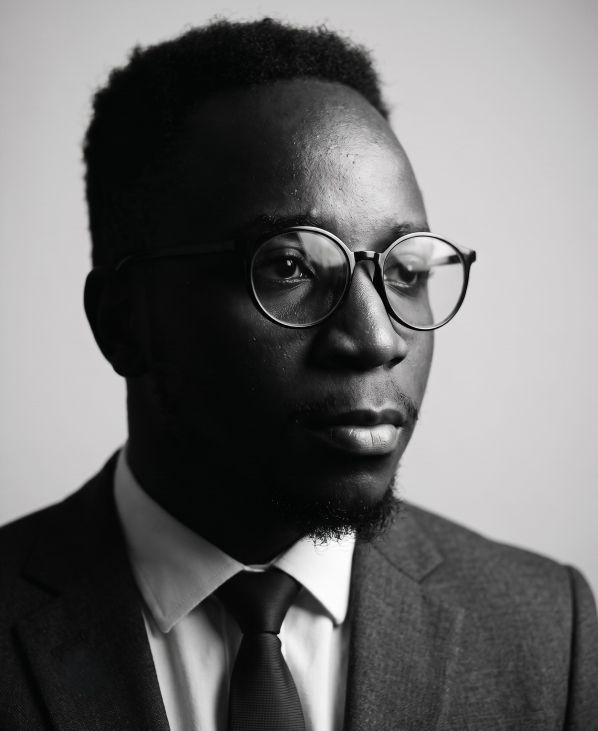
#> input picture moses.jpg, 1792 x 2192 px (shown at 1/3 size)
$ python create_og_image.py
#> lines starting #> are read from the running program, lines starting #| are printed output that depends on the picture
from PIL import Image, ImageDraw, ImageFont, ImageFilter
import os

# Create canvas 1200x627
width, height = 1200, 627
canvas = Image.new('RGB', (width, height), color='#0D1B3E')
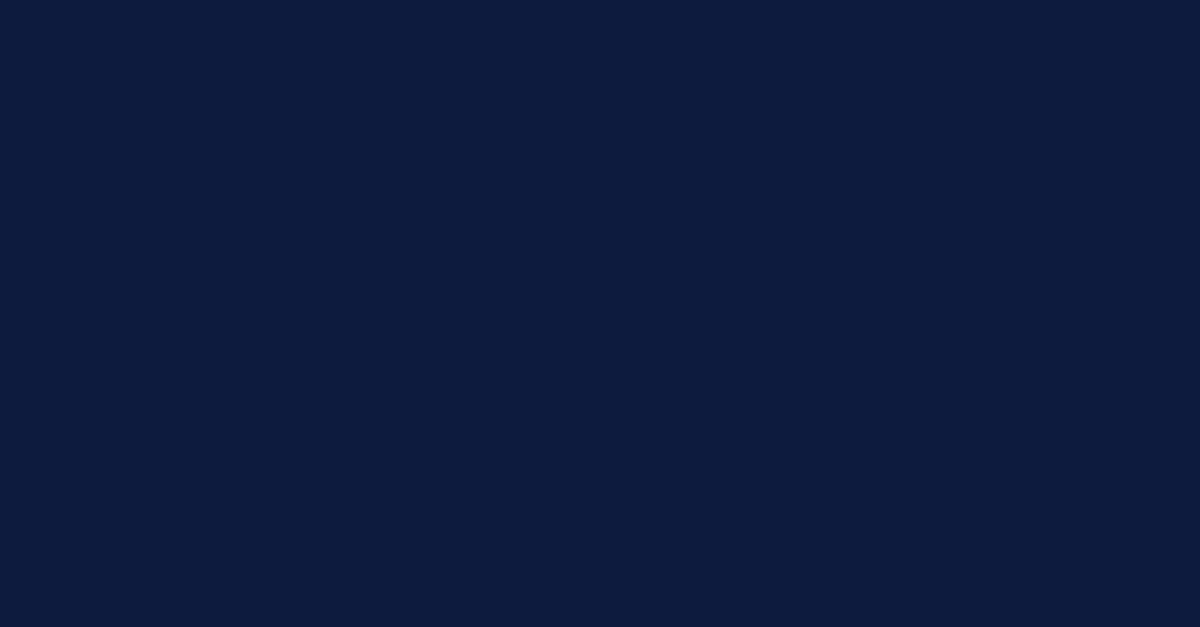
#> canvas: PIL image 1200x627 RGB; mean R, G, B 13, 27, 62
draw = ImageDraw.Draw(canvas)

# Create sleek dark navy / maroon gradient background
for y in range(height):
    # Interpolate from deep navy (#0D1B3E) to maroon dark (#4A0F1C)
    r = int(13 + (74 - 13) * (y / height))
    g = int(27 + (15 - 27) * (y / height))
    b = int(62 + (28 - 62) * (y / height))
    draw.line([(0, y), (width, y)], fill=(r, g, b))

# Draw decorative tech subtle grid & glowing accent line
accent_color = (184, 134, 11) # Gold
draw.line([(0, 620), (width, 620)], fill=accent_color, width=7)
draw.line([(0, 0), (width, 0)], fill=(107, 26, 42), width=7)

# Draw subtle glow circle on background
glow = Image.new('RGBA', (width, height), (0,0,0,0))
#> glow: PIL image 1200x627 RGBA; every value is 0
glow_draw = ImageDraw.Draw(glow)
glow_draw.ellipse([700, 50, 1150, 500], fill=(107, 26, 42, 60))
glow_draw.ellipse([800, 100, 1050, 450], fill=(184, 134, 11, 40))
glow = glow.filter(ImageFilter.GaussianBlur(30))
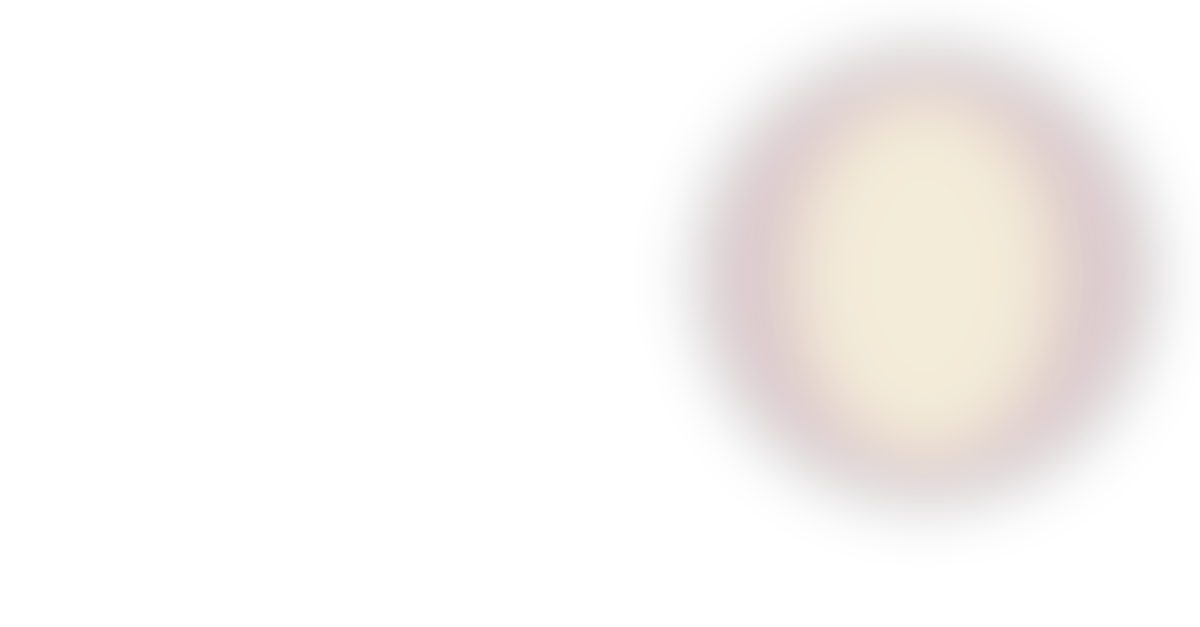
#> glow: PIL image 1200x627 RGBA; mean R, G, B, A 29.8, 15.4, 6, 10.9; transparent parts drawn white
canvas.paste(glow, (0, 0), glow)

# Load user photo moses.jpg
photo_path = 'moses.jpg'
if os.path.exists(photo_path):
    user_img = Image.open(photo_path).convert('RGBA')

    # Make circular portrait badge (380x380)
    badge_size = 380
    user_img_square = Image.new('RGBA', (badge_size, badge_size), (0, 0, 0, 0))
#> user_img_square: PIL image 380x380 RGBA; every value is 0

    # Crop center square of user_img
    min_dim = min(user_img.size)
#> min_dim = 1792
    left = (user_img.width - min_dim) // 2
#> left = 0
    top = (user_img.height - min_dim) // 2
#> top = 200
    cropped = user_img.crop((left, top, left + min_dim, top + min_dim)).resize((badge_size, badge_size), Image.Resampling.LANCZOS)

    # Create circular mask
    mask = Image.new('L', (badge_size, badge_size), 0)
#> mask: PIL image 380x380 L; every value is 0
    mask_draw = ImageDraw.Draw(mask)
    mask_draw.ellipse((0, 0, badge_size, badge_size), fill=255)

    # Paste user image with mask
    portrait = Image.new('RGBA', (badge_size, badge_size), (0, 0, 0, 0))
    portrait.paste(cropped, (0, 0), mask)
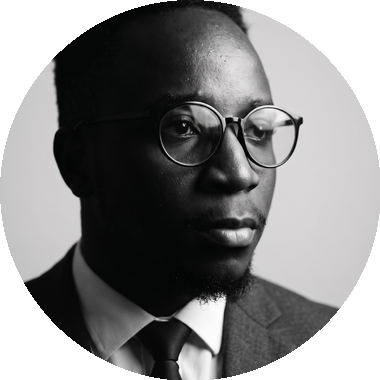
#> portrait: PIL image 380x380 RGBA; mean R, G, B, A 81.2, 81, 81.1, 201.1; transparent parts drawn white

    # Create border ring
    ring_size = badge_size + 16
    ring = Image.new('RGBA', (ring_size, ring_size), (0, 0, 0, 0))
#> ring: PIL image 396x396 RGBA; every value is 0
    ring_draw = ImageDraw.Draw(ring)
    ring_draw.ellipse((0, 0, ring_size, ring_size), outline=(212, 160, 23, 255), width=6)
    ring_draw.ellipse((4, 4, ring_size-4, ring_size-4), outline=(107, 26, 42, 255), width=4)

    # Position portrait on right side
    pos_x = 730
    pos_y = (height - badge_size) // 2

    canvas.paste(ring, (pos_x - 8, pos_y - 8), ring)
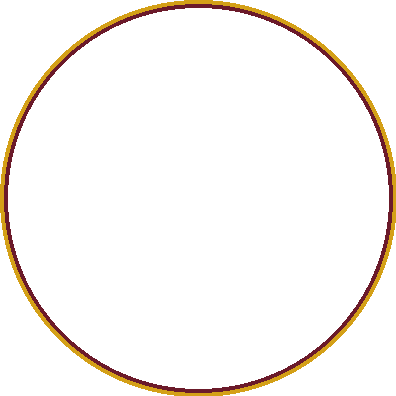
#> ring: PIL image 396x396 RGBA; mean R, G, B, A 9.8, 5.8, 2, 15.6; transparent parts drawn white
    canvas.paste(portrait, (pos_x, pos_y), portrait)

# Try loading truetype fonts, fallback to default if not present
try:
    font_name = ImageFont.truetype("arial.ttf", 52)
    font_title = ImageFont.truetype("arial.ttf", 30)
    font_sub = ImageFont.truetype("arial.ttf", 22)
    font_badge = ImageFont.truetype("arial.ttf", 18)
except Exception:
    font_name = ImageFont.load_default()
    font_title = ImageFont.load_default()
    font_sub = ImageFont.load_default()
    font_badge = ImageFont.load_default()

# Text overlay on Left Side
txt_draw = ImageDraw.Draw(canvas)

# Pill Badge
badge_box = [80, 110, 390, 145]
txt_draw.rounded_rectangle(badge_box, radius=17, fill=(107, 26, 42, 200), outline=(212, 160, 23), width=1)
txt_draw.text((100, 117), "DATA PORTFOLIO 2026", fill='#D4A017', font=font_badge)

# Main Name
txt_draw.text((80, 175), "Moses Omondi", fill='#FFFFFF', font=font_name)

# Title
txt_draw.text((80, 250), "Business Intelligence &\nData Engineering", fill='#F8F8F8', font=font_title)

# Description / Location
txt_draw.text((80, 355), "• Business Analytics & Insights\n• Automated ETL / Data Pipelines\n• Nairobi, Kenya", fill='#D0D8E8', font=font_sub)

# Domain URL Box
url_box = [80, 475, 590, 530]
txt_draw.rounded_rectangle(url_box, radius=8, fill=(21, 37, 84), outline=(184, 134, 11), width=2)
txt_draw.text((100, 492), "🌐 moses-om.github.io/portfolio-dev", fill='#FFFFFF', font=font_sub)

# Save composite og-image.png
canvas.save('og-image.png', 'PNG')
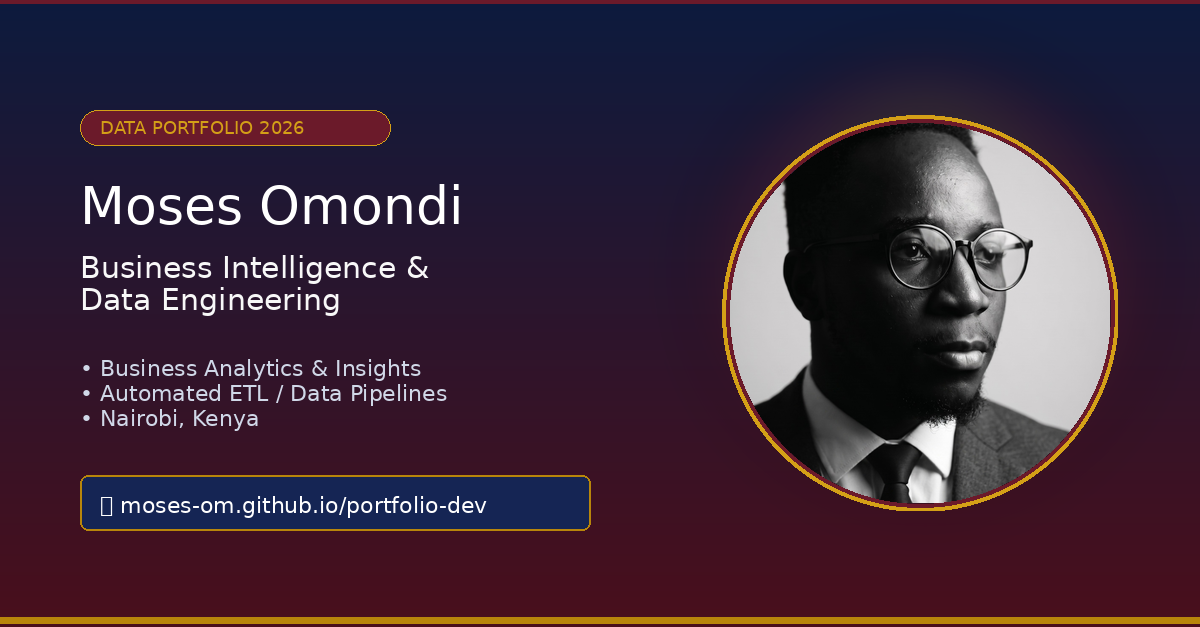
#> saved as og-image.png: PIL image 1200x627 RGB; mean R, G, B 60, 40.7, 57.6
print("Successfully generated og-image.png featuring moses.jpg!")

# Also generate favicon.png featuring user's face in circular badge
if os.path.exists(photo_path):
    fav_size = 512
    fav = Image.new('RGBA', (fav_size, fav_size), (13, 27, 62, 255))
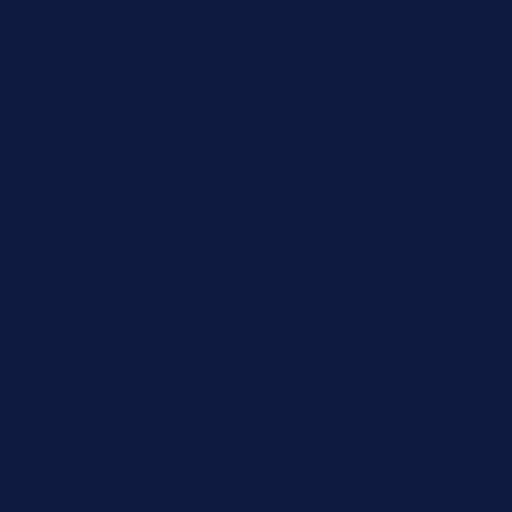
#> fav: PIL image 512x512 RGBA; mean R, G, B, A 13, 27, 62, 255
    fav_draw = ImageDraw.Draw(fav)

    # Outer ring
    fav_draw.ellipse((10, 10, fav_size-10, fav_size-10), outline=(212, 160, 23), width=12)

    # Face crop
    cropped_fav = user_img.crop((left, top, left + min_dim, top + min_dim)).resize((fav_size - 40, fav_size - 40), Image.Resampling.LANCZOS)
    fav_mask = Image.new('L', (fav_size - 40, fav_size - 40), 0)
#> fav_mask: PIL image 472x472 L; every value is 0
    fav_mask_draw = ImageDraw.Draw(fav_mask)
    fav_mask_draw.ellipse((0, 0, fav_size - 40, fav_size - 40), fill=255)

    fav.paste(cropped_fav, (20, 20), fav_mask)
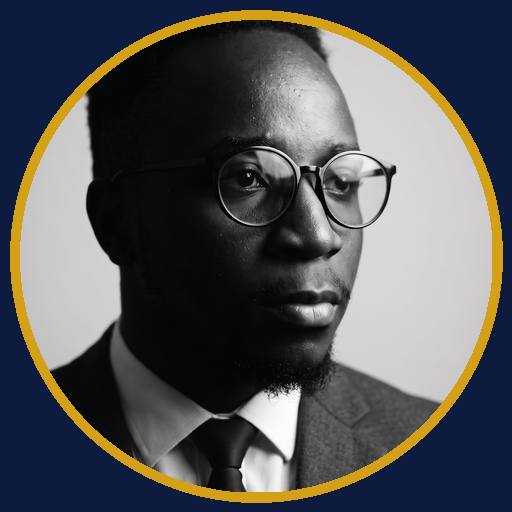
#> fav: PIL image 512x512 RGBA; mean R, G, B, A 84.8, 85.4, 87.1, 255
    fav.save('favicon.png', 'PNG')
    print("Successfully generated favicon.png featuring moses.jpg!")
